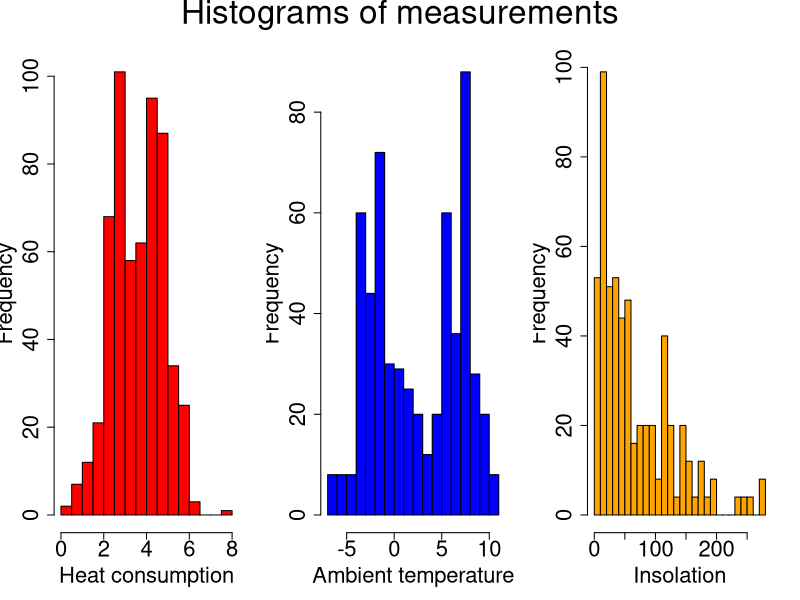
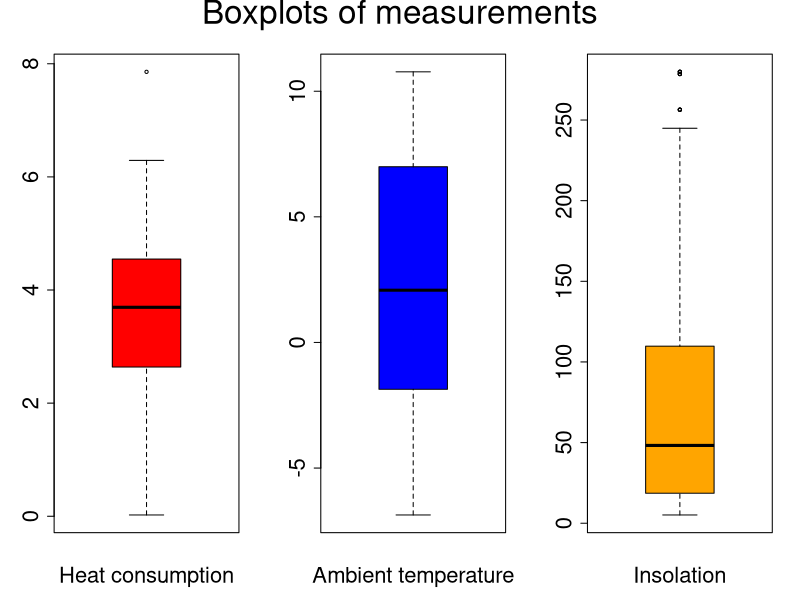
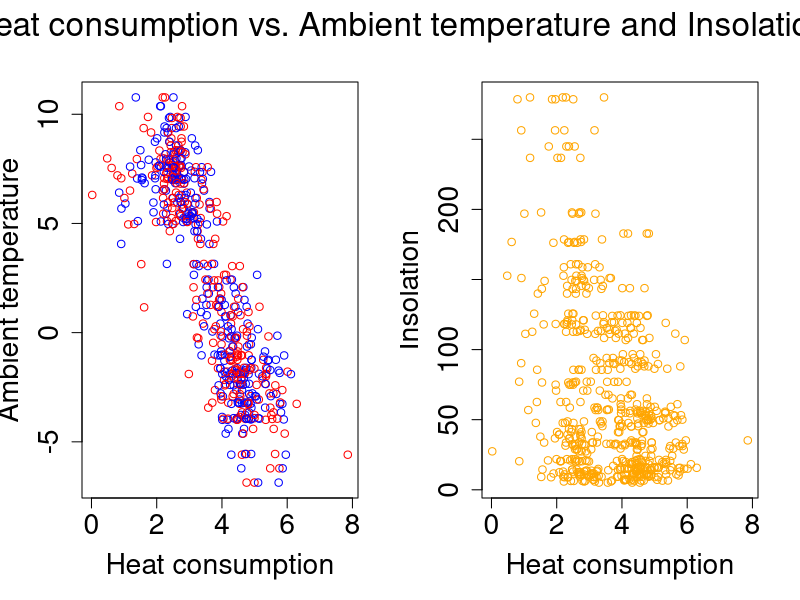
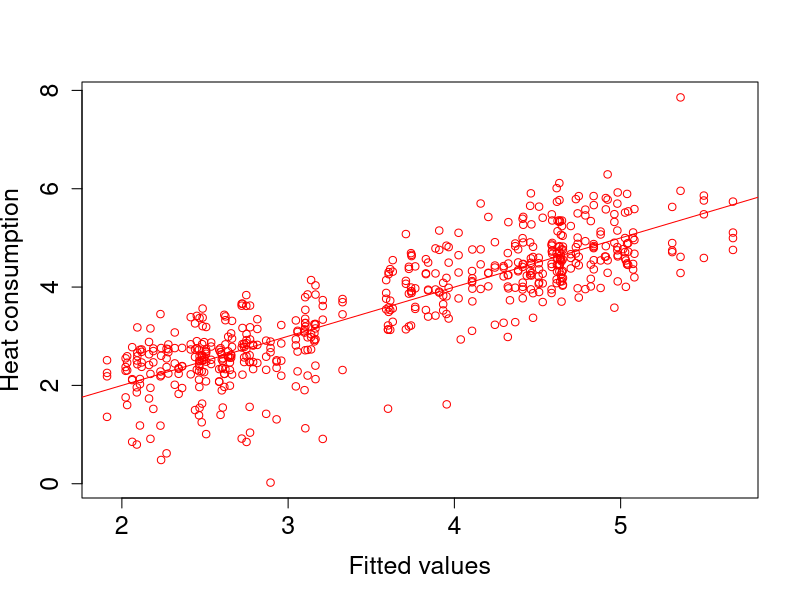
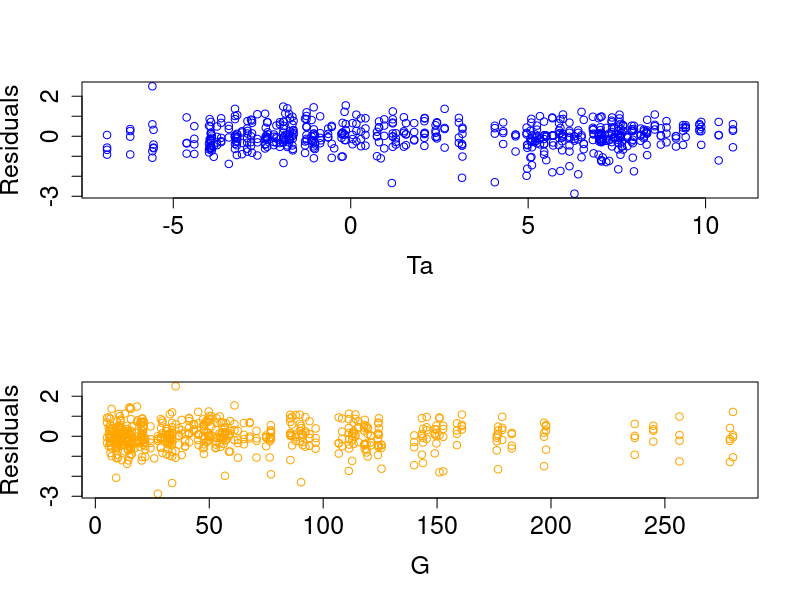
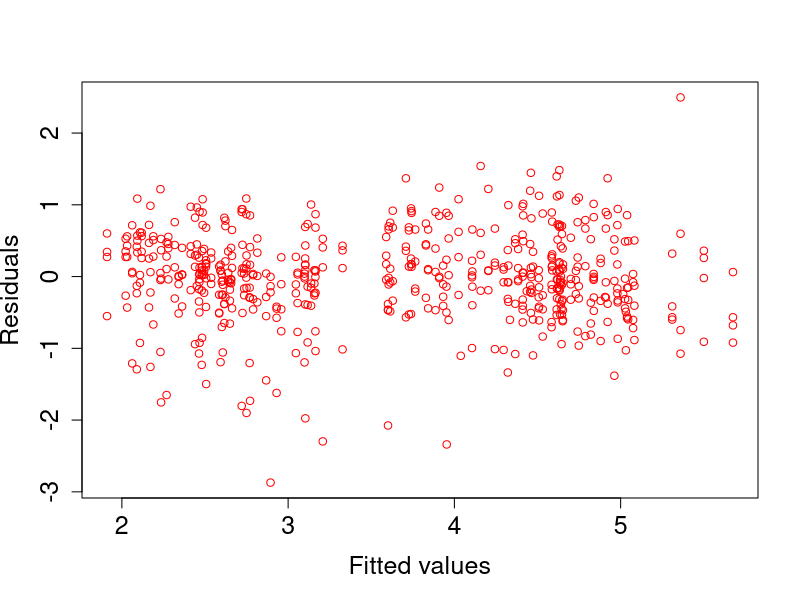
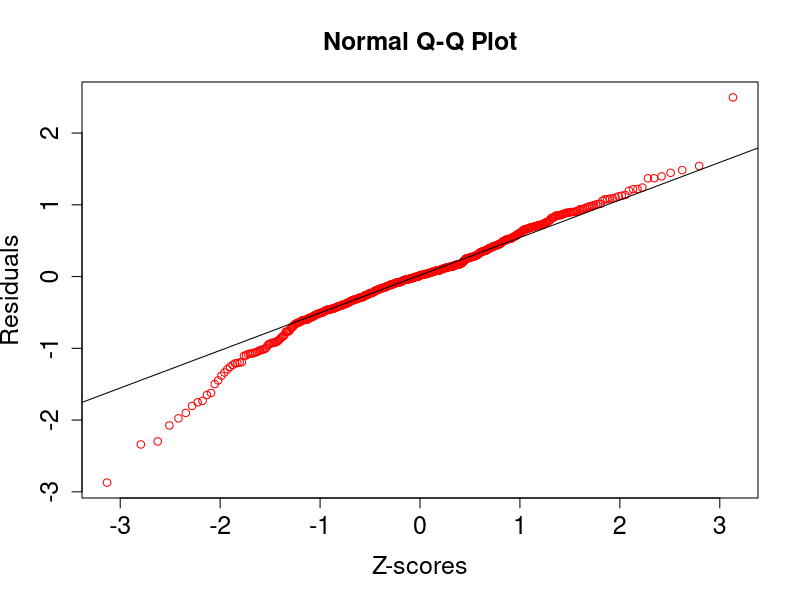

These charts were generated, in order, by the following R code:
library(xtable)

setwd("/home/mort/Documents/Stat/project2/soenderborg2")
D <- read.table("soenderborg2_data.csv", sep = ";", header = TRUE)

# Make 't'a date variable in R
D$t <- as.Date(D$t, format = "%d/%m/%Y")
# Choose data from 15 Oct 2009 to 15 Apr 2010 for the four houses
D_model <- subset(D, ("2009-10-15" <= t & t < "2010-04-16") &
    (houseId %in% c(3, 5, 10, 17)))
# Remove observations with missing values
D_model <- na.omit(D_model)
((summary(D_model[c("Q", "Ta", "G")])))

D_summary <- apply(D_model[, c("Q", "Ta", "G")], 2, function(x) {
    c(
        Observations = sum(!is.na(x)),
        Mean = mean(x, na.rm = TRUE),
        Variance = var(x, na.rm = TRUE),
        "Standard Deviation" = sd(x, na.rm = TRUE),
        "First Quartile" = unname(quantile(x, 0.25, na.rm = TRUE)),
        Median = median(x, na.rm = TRUE),
        "Third Quartile" = unname(quantile(x, 0.75, na.rm = TRUE))
    )
})
D_summary <- t(D_summary)
D_summary
xtable(D_summary, digits = 3)


par(mfrow = c(1, 3))
hist(D_model$Q, main = "", xlab = "Heat consumption", col = "red", breaks = 20, cex.lab = 2, cex.axis = 2)
hist(D_model$Ta, main = "", xlab = "Ambient temperature", col = "blue", breaks = 20, cex.lab = 2, cex.axis = 2)
hist(D_model$G, main = "", xlab = "Insolation", col = "orange", breaks = 20, cex.lab = 2, cex.axis = 2)
mtext("Histograms of measurements", side = 3, line = -2, outer = TRUE, cex = 2)

par(mfrow = c(1, 3))
boxplot(D_model$Q, main = "", xlab = "Heat consumption", col = "red", cex.lab = 2, cex.axis = 2)
boxplot(D_model$Ta, main = "", xlab = "Ambient temperature", col = "blue", cex.lab = 2, cex.axis = 2)
boxplot(D_model$G, main = "", xlab = "Insolation", col = "orange", cex.lab = 2, cex.axis = 2)
mtext("Boxplots of measurements", side = 3, line = -2, outer = TRUE, cex = 2)

par(mfrow = c(1, 2))
plot(D_model$Q, D_model$Ta, xlab = "Heat consumption", ylab = "Ambient temperature", col = c("blue", "red"), cex.lab = 1.7, cex.axis = 1.7)
plot(D_model$Q, D_model$G, xlab = "Heat consumption", ylab = "Insolation", col = "orange", cex.lab = 1.7, cex.axis = 1.7)
mtext("Heat consumption vs. Ambient temperature and Insolation", side = 3, line = -2, outer = TRUE, cex = 2) # nolint: line_length_linter.


# Estimate multiple linear regression model
fit <- lm(Q ~ Ta + G, data = D_model)
# Show parameter estimates etc.
summary(fit)


# Plots for model validation
par(mfrow = c(1, 1))
# Observations against fitted values
plot(fit$fitted.values, D_model$Q,
    xlab = "Fitted values",
    ylab = "Heat consumption", col = "red", cex.lab = 1.5, cex.axis = 1.5, cex.main = 1.5
)
abline(0, 1, col = "red")
# Residuals against each of the explanatory variables
par(mfrow = c(2, 1))
plot(D_model$Ta, fit$residuals,
    xlab = "Ta", ylab = "Residuals", col = "blue", cex.lab = 1.5, cex.axis = 1.5, cex.main = 1.5
)
plot(D_model$G, fit$residuals,
    xlab = "G", ylab = "Residuals", col = "orange", cex.lab = 1.5, cex.axis = 1.5, cex.main = 1.5
)
# Residuals against fitted values
par(mfrow = c(1, 1))
plot(fit$fitted.values, fit$residuals,
    xlab = "Fitted values",
    ylab = "Residuals", col = "red", cex.lab = 1.5, cex.axis = 1.5, cex.main = 1.5
)
# Normal QQ-plot of the residuals
qqnorm(fit$residuals, ylab = "Residuals", xlab = "Z-scores", col = "red", cex.lab = 1.5, cex.axis = 1.5, cex.main = 1.5)
qqline(fit$residuals)

# Confidence intervals for the model coefficients
confint(fit, level = 0.95)

summary(fit)$coefficients[2, 1] + c(-1, 1) * qt(0.975, df = 573) * summary(fit)$coefficients[2, 2]

hyp <- -0.25
t_obs <- (summary(fit)$coefficients[2, 1] - hyp) / summary(fit)$coefficients[2, 2]
t_obs
pval <- 2 * (1 - pt(abs(t_obs), 573))
pval

lm1 <- lm(Q ~ Ta + G, data = D_model)
lm2 <- lm(Q ~ Ta, data = D_model)
lm3 <- lm(Q ~ G, data = D_model)
summary(lm1)
summary(lm2)
summary(lm3)

# Make dataset for validation
D_test <- subset(D, (t == "2008-12-06" & houseId == 3) |
    (t == "2009-02-22" & houseId == 5) |
    (t == "2009-03-12" & houseId == 10) |
    (t == "2009-04-01" & houseId == 17))

# Predictions and 95% prediction intervals
pred <- predict(lm1,
    newdata = D_test,
    interval = "prediction", level = 0.95
)
# Observed values and predictions
cbind(id = D_test$houseId, Q = D_test$Q, pred)
xtable(cbind(id = D_test$houseId, Q = D_test$Q, pred), digits = 4)
